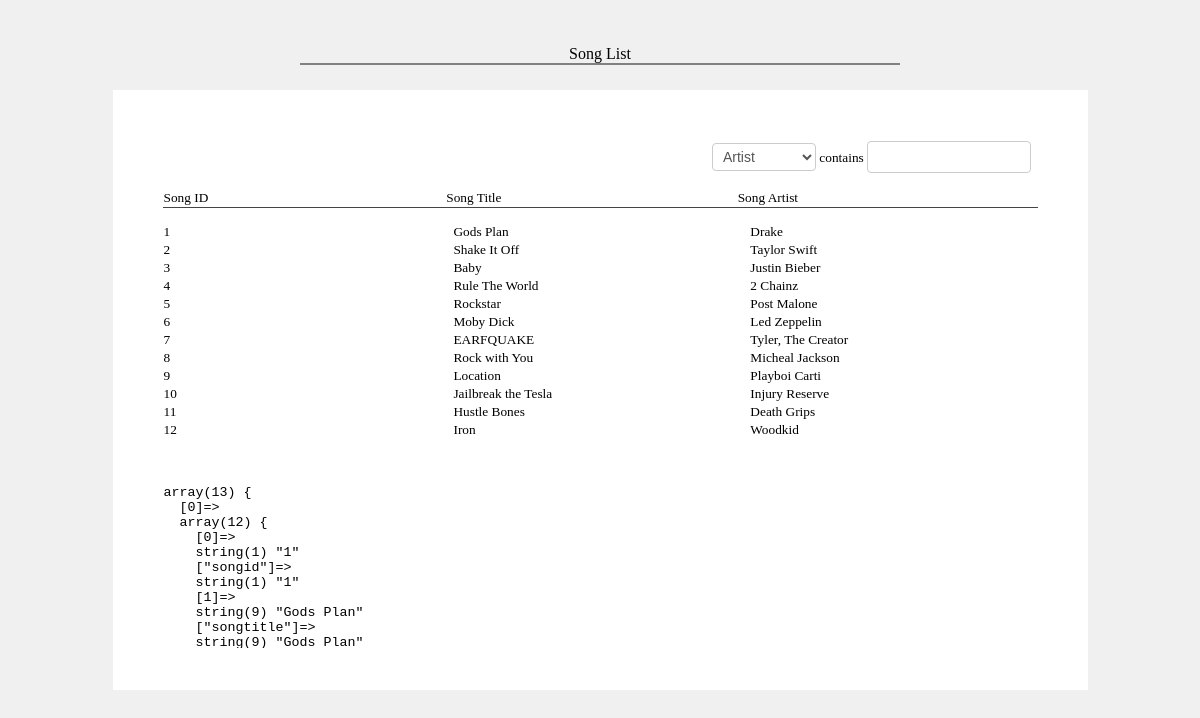
The app's page /song.php with its own data.
### tables this page shows
CREATE TABLE song(
	songid INT AUTO_INCREMENT PRIMARY KEY,
	songtitle VARCHAR(50),
	songartist VARCHAR(50)
);

CREATE TABLE songcontributor(
	scid INT AUTO_INCREMENT PRIMARY KEY,
	songid INT,
	contributorid INT,
	scrole VARCHAR(50)
);

### song.php (the view, shortened to what this page needs)
<!DOCTYPE HTML>
<html>
	<head>
		<link href='core.css' rel='stylesheet'>
	</head>
	<body onload="document.getElementById('SearchVal').focus();">
		<div class='TitleContainer AlignCenter' >Song List</div>
		<div style='background-color:white;height:500px;padding:50px;'>
			<table class='FullWidth'>
				<tbody>
					<tr>
						<td class='AlignRight'>
							<select id='SearchField'
									onchange='window.location.href=window.location.href=window.location.href.split("?")[0] +
                                                                	"?searchval=" + document.getElementById("SearchVal").value +
                                                                	"&searchfield=" +  document.getElementById("SearchField").value;'>
								<?php
									echo "<option " . (isset($_GET["searchfield"]) && $_GET["searchfield"] == "Artist" ? "selected=selected" : "") . ">Artist</option>";
								?>
							</select>
							contains
                                                        <input type='text' id='SearchVal' style='width:150px;'
                                                                	value='<?php echo (isset($_GET["searchval"]) ? $_GET["searchval"] : "")?>'
                                                                	onkeydown='if(event.which==13) { window.location.href=window.location.href.split("?")[0] +
                                                                        	"?searchval=" + document.getElementById("SearchVal").value +
                                                                        	"&searchfield=" +  document.getElementById("SearchField").value; }'/>
						<td>
					</tr>
				</tbody>
			</table>
			<div class='BorderBottomScheme'>
				<table class='FullWidth'>
					<tbody>
						<tr>
							<td style='width:33%;'>Song ID</td>
							<td style='width:34%;'>Song Title</td>
							<td style='width:33%;'>Song Artist</td>
						</tr>
					</tbody>
				</table>
			</div>
			<div class='BodyScheme' id='PartBodyDiv'>
				<table class='FullWidth'>
					<tbody>
						<?php
							$conn = new PDO('mysql:host=courses;dbname=z1844922', 'z1844922', '2000Apr01');
							$query = '
										SELECT
											S.*,
											C.*,
											scrole
										FROM
											song S left outer join
											songcontributor SC ON S.songid = SC.songid left outer join
											contributor C ON SC.contributorid = C.contributorid AND
													CASE
														WHEN :searchfield LIKE "Contributor" THEN C.contributorname
														ELSE :searchval
													END
													LIKE :searchval
										WHERE
											CASE
												WHEN :searchfield LIKE "Artist" THEN songartist
												WHEN :searchfield LIKE "Title" THEN songtitle
												ELSE :searchval
											END
											LIKE :searchval
										ORDER BY
											songid
								';
							$sth = $conn->prepare($query);
							$searchval = '%' . (isset($_GET["searchval"]) ? $_GET["searchval"] : '%') . '%';
							$sth->bindParam(':searchval', $searchval);
							$sth->bindParam(':searchfield', $_GET["searchfield"]);
							$sth->execute();
							$stmt = $sth->fetchAll();
							for ($i = 0; $i < count($stmt); $i++) {
								$row = $stmt[$i];
								$contributorstr = (isset($row["contributorname"]) ? $row["scrole"] . ': ' . $row["contributorname"] . '&#xA;' : '');
								while($i+1 < count($stmt) && $stmt[$i+1]["songid"] == $row["songid"]) {
									$i++;
									$row = $stmt[$i];
									$contributorstr .= $row["scrole"] . ': ' . $row["contributorname"] . '&#xA;';
								}
   			 					echo '<tr class="Hover" onclick="window.location.href=\'addsong.php?songid=' . $row['songid'] . '&songtitle=' . $row['songtitle'] . '\'"
										title="' . $contributorstr . '">' .
									'<td style="width:33%;">' . $row['songid'] . '</td>' .
									'<td style="width:34%;">' . $row['songtitle'] . '</td>' .
									'<td style="width:33%;">' . $row['songartist'] . '</td>' .
								'</tr>';
							}
							echo "<tr><td><br><br><pre>";
							var_dump($stmt);
							echo "</pre></td></tr>";
						?>
					</tbody>
				</table>
			</div>
		</div>
	</body>
</html>

### core.css (style rules this page uses)
html { background-color:#f0f0f0; background-size: cover; background-repeat: no-repeat; height: 100%; font-size:10pt; }
body { overflow-x:hidden; overflow-y:scroll; width:975px; margin: 10px auto 10px auto; font-family:'Times New Roman'; background-color:#f0f0f0; border-radius:2px; padding:10px; color:black; }
input[type=text], select, textarea, input[type=number] { font-size:14px; line-height:1.425; color:#555; border:1px solid #ccc; background-color:#fff; padding:1px 6px; height:28px; border-radius:4px; }
table { border-collapse:collapse; }
.AlignCenter { text-align: center; }
.AlignRight { text-align: right; }
.BodyScheme { height:425px;overflow-x: hidden; overflow-y: scroll; margin:15px 0px 5px 0px; background-color:white; }
.BorderBottomScheme { border-bottom:1px solid #444; padding-right:18px; margin-top:15px; }
.FullWidth { width: 100%; }
.TitleContainer { width:600px; margin:25px auto 25px auto; border-bottom:2px solid gray; font-size:initial; }

### records on screen
song: songid "1", songtitle "Gods Plan", songartist "Drake"
song: songid "2", songtitle "Shake It Off", songartist "Taylor Swift"
songcontributor: songid.songid "3", songid.songtitle "Baby", songid.songartist "Justin Bieber"
songcontributor: songid.songid "4", songid.songtitle "Rule The World", songid.songartist "2 Chainz"
songcontributor: songid.songid "5", songid.songtitle "Rockstar", songid.songartist "Post Malone"
songcontributor: songid.songid "6", songid.songtitle "Moby Dick", songid.songartist "Led Zeppelin"
song: songid "7", songtitle "EARFQUAKE", songartist "Tyler, The Creator"
song: songid "8", songtitle "Rock with You", songartist "Micheal Jackson"
song: songid "9", songtitle "Location", songartist "Playboi Carti"
songcontributor: songid.songid "10", songid.songtitle "Jailbreak the Tesla", songid.songartist "Injury Reserve"
song: songid "11", songtitle "Hustle Bones", songartist "Death Grips"
song: songid "12", songtitle "Iron", songartist "Woodkid"
